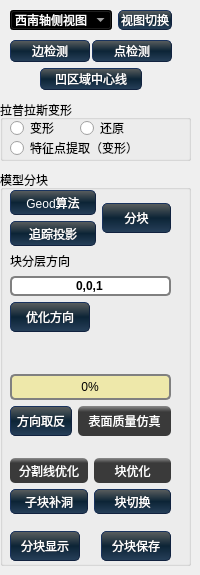
        <widget class="QWidget" name="tabslice">
         <attribute name="title">
          <string>分块</string>
         </attribute>
         <widget class="QGroupBox" name="Lapliacian">
          <property name="geometry">
           <rect>
            <x>0</x>
            <y>100</y>
            <width>191</width>
            <height>61</height>
           </rect>
          </property>
          <property name="title">
           <string>拉普拉斯变形</string>
          </property>
          <widget class="QRadioButton" name="LapdeformFeature">
           <property name="geometry">
            <rect>
             <x>10</x>
             <y>40</y>
             <width>121</width>
             <height>16</height>
            </rect>
           </property>
           <property name="text">
            <string>特征点提取（变形）</string>
           </property>
          </widget>
          <widget class="QRadioButton" name="Lapdeform">
           <property name="geometry">
            <rect>
             <x>10</x>
             <y>20</y>
             <width>89</width>
             <height>16</height>
            </rect>
           </property>
           <property name="text">
            <string>变形</string>
           </property>
          </widget>
          <widget class="QRadioButton" name="Lapdeformback">
           <property name="geometry">
            <rect>
             <x>80</x>
             <y>20</y>
             <width>89</width>
             <height>16</height>
            </rect>
           </property>
           <property name="text">
            <string>还原</string>
           </property>
          </widget>
         </widget>
         <widget class="QGroupBox" name="groupBox">
          <property name="geometry">
           <rect>
            <x>0</x>
            <y>170</y>
            <width>191</width>
            <height>396</height>
           </rect>
          </property>
          <property name="title">
           <string>模型分块</string>
          </property>
          <widget class="QWidget" name="layoutWidget">
           <property name="geometry">
            <rect>
             <x>10</x>
             <y>360</y>
             <width>161</width>
             <height>32</height>
            </rect>
           </property>
           <layout class="QHBoxLayout" name="horizontalLayout_26">
            <item>
             <widget class="QPushButton" name="m_Showblock">
              <property name="minimumSize">
               <size>
                <width>70</width>
                <height>30</height>
               </size>
              </property>
              <property name="styleSheet">
               <string notr="true">QPushButton{ background: qlineargradient(x1: 0, y1: 0, x2: 0, y2: 1,stop: 0 #5B5F5F, stop: 0.5 #0C2436, stop: 1.0 #27405A);  
color: white;
border-style: outset;  
border-width: 1px;  
border-radius: 5px;  
border-color: #11223F;  
padding: 1px;  }
QPushButton:hover{background: qlineargradient(x1: 0, y1: 0, x2: 0, y2: 1,stop: 0 #758385, stop: 0.5 #122C39, stop: 1.0 #0E7788);  border-color: #11505C; } 
QPushButton:pressed{background: qlineargradient(x1: 0, y1: 0, x2: 0, y2: 1,  stop: 0 #969B9C, stop: 0.5 #16354B, stop: 1.0 #244F76);  border-color: #11505C;  }</string>
              </property>
              <property name="text">
               <string>分块显示</string>
              </property>
             </widget>
            </item>
            <item>
             <spacer name="horizontalSpacer_47">
              <property name="orientation">
               <enum>Qt::Horizontal</enum>
              </property>
              <property name="sizeHint" stdset="0">
               <size>
                <width>40</width>
                <height>20</height>
               </size>
              </property>
             </spacer>
            </item>
            <item>
             <widget class="QPushButton" name="m_SaveBlock">
              <property name="minimumSize">
               <size>
                <width>70</width>
                <height>30</height>
               </size>
              </property>
              <property name="styleSheet">
               <string notr="true">QPushButton{ background: qlineargradient(x1: 0, y1: 0, x2: 0, y2: 1,stop: 0 #5B5F5F, stop: 0.5 #0C2436, stop: 1.0 #27405A);  
color: white;
border-style: outset;  
border-width: 1px;  
border-radius: 5px;  
border-color: #11223F;  
padding: 1px;  }
QPushButton:hover{background: qlineargradient(x1: 0, y1: 0, x2: 0, y2: 1,stop: 0 #758385, stop: 0.5 #122C39, stop: 1.0 #0E7788);  border-color: #11505C; } 
QPushButton:pressed{background: qlineargradient(x1: 0, y1: 0, x2: 0, y2: 1,  stop: 0 #969B9C, stop: 0.5 #16354B, stop: 1.0 #244F76);  border-color: #11505C;  }</string>
              </property>
              <property name="text">
               <string>分块保存</string>
              </property>
             </widget>
            </item>
           </layout>
          </widget>
          <widget class="QWidget" name="layoutWidget">
           <property name="geometry">
            <rect>
             <x>10</x>
             <y>20</y>
             <width>161</width>
             <height>324</height>
            </rect>
           </property>
           <layout class="QVBoxLayout" name="verticalLayout_16">
            <item>
             <layout class="QHBoxLayout" name="horizontalLayout_23" stretch="5,4">
              <item>
               <layout class="QVBoxLayout" name="verticalLayout_3" stretch="1,3">
                <item>
                 <widget class="QPushButton" name="m_CutLine">
                  <property name="sizePolicy">
                   <sizepolicy hsizetype="Minimum" vsizetype="Fixed">
                    <horstretch>0</horstretch>
                    <verstretch>0</verstretch>
                   </sizepolicy>
                  </property>
                  <property name="minimumSize">
                   <size>
                    <width>40</width>
                    <height>25</height>
                   </size>
                  </property>
                  <property name="styleSheet">
                   <string notr="true">QPushButton{ background: qlineargradient(x1: 0, y1: 0, x2: 0, y2: 1,stop: 0 #5B5F5F, stop: 0.5 #0C2436, stop: 1.0 #27405A);  
color: white;
border-style: outset;  
border-width: 1px;  
border-radius: 5px;  
border-color: #11223F;  
padding: 1px;  }
QPushButton:hover{background: qlineargradient(x1: 0, y1: 0, x2: 0, y2: 1,stop: 0 #758385, stop: 0.5 #122C39, stop: 1.0 #0E7788);  border-color: #11505C; } 
QPushButton:pressed{background: qlineargradient(x1: 0, y1: 0, x2: 0, y2: 1,  stop: 0 #969B9C, stop: 0.5 #16354B, stop: 1.0 #244F76);  border-color: #11505C;  }</string>
                  </property>
                  <property name="text">
                   <string>Geod算法</string>
                  </property>
                 </widget>
                </item>
                <item>
                 <widget class="QPushButton" name="m_CutLineTrace">
                  <property name="minimumSize">
                   <size>
                    <width>40</width>
                    <height>25</height>
                   </size>
                  </property>
                  <property name="styleSheet">
                   <string notr="true">QPushButton{ background: qlineargradient(x1: 0, y1: 0, x2: 0, y2: 1,stop: 0 #5B5F5F, stop: 0.5 #0C2436, stop: 1.0 #27405A);  
color: white;
border-style: outset;  
border-width: 1px;  
border-radius: 5px;  
border-color: #11223F;  
padding: 1px;  }
QPushButton:hover{background: qlineargradient(x1: 0, y1: 0, x2: 0, y2: 1,stop: 0 #758385, stop: 0.5 #122C39, stop: 1.0 #0E7788);  border-color: #11505C; } 
QPushButton:pressed{background: qlineargradient(x1: 0, y1: 0, x2: 0, y2: 1,  stop: 0 #969B9C, stop: 0.5 #16354B, stop: 1.0 #244F76);  border-color: #11505C;  }</string>
                  </property>
                  <property name="text">
                   <string>追踪投影</string>
                  </property>
                 </widget>
                </item>
               </layout>
              </item>
              <item>
               <widget class="QPushButton" name="m_Block">
                <property name="minimumSize">
                 <size>
                  <width>60</width>
                  <height>30</height>
                 </size>
                </property>
                <property name="styleSheet">
                 <string notr="true">QPushButton{ background: qlineargradient(x1: 0, y1: 0, x2: 0, y2: 1,stop: 0 #5B5F5F, stop: 0.5 #0C2436, stop: 1.0 #27405A);  
color: white;
border-style: outset;  
border-width: 1px;  
border-radius: 5px;  
border-color: #11223F;  
padding: 1px;  }
QPushButton:hover{background: qlineargradient(x1: 0, y1: 0, x2: 0, y2: 1,stop: 0 #758385, stop: 0.5 #122C39, stop: 1.0 #0E7788);  border-color: #11505C; } 
QPushButton:pressed{background: qlineargradient(x1: 0, y1: 0, x2: 0, y2: 1,  stop: 0 #969B9C, stop: 0.5 #16354B, stop: 1.0 #244F76);  border-color: #11505C;  }</string>
                </property>
                <property name="text">
                 <string>分块</string>
                </property>
               </widget>
              </item>
             </layout>
            </item>
            <item>
             <layout class="QVBoxLayout" name="verticalLayout_15">
              <item>
               <widget class="QLabel" name="label_2">
                <property name="text">
                 <string>块分层方向</string>
                </property>
               </widget>
              </item>
              <item>
               <widget class="QLineEdit" name="sliceEdit">
                <property name="styleSheet">
                 <string notr="true">border: 2px solid grey;
border-radius: 5px;
 font-weight: bold;  </string>
                </property>
                <property name="text">
                 <string>0,0,1</string>
                </property>
                <property name="alignment">
                 <set>Qt::AlignCenter</set>
                </property>
               </widget>
              </item>
             </layout>
            </item>
            <item>
             <layout class="QVBoxLayout" name="verticalLayout_4">
              <item>
               <widget class="QPushButton" name="ButtonAutoDir">
                <property name="minimumSize">
                 <size>
                  <width>80</width>
                  <height>30</height>
                 </size>
                </property>
                <property name="maximumSize">
                 <size>
                  <width>80</width>
                  <height>30</height>
                 </size>
                </property>
                <property name="styleSheet">
                 <string notr="true">QPushButton{ background: qlineargradient(x1: 0, y1: 0, x2: 0, y2: 1,stop: 0 #5B5F5F, stop: 0.5 #0C2436, stop: 1.0 #27405A);  
color: white;
border-style: outset;  
border-width: 1px;  
border-radius: 5px;  
border-color: #11223F;  
padding: 1px;  }
QPushButton:hover{background: qlineargradient(x1: 0, y1: 0, x2: 0, y2: 1,stop: 0 #758385, stop: 0.5 #122C39, stop: 1.0 #0E7788);  border-color: #11505C; } 
QPushButton:pressed{background: qlineargradient(x1: 0, y1: 0, x2: 0, y2: 1,  stop: 0 #969B9C, stop: 0.5 #16354B, stop: 1.0 #244F76);  border-color: #11505C;  }
</string>
                </property>
                <property name="text">
                 <string>优化方向</string>
                </property>
                <property name="checkable">
                 <bool>false</bool>
                </property>
               </widget>
              </item>
              <item>
               <widget class="QLabel" name="label_AutoDir">
                <property name="minimumSize">
                 <size>
                  <width>70</width>
                  <height>30</height>
                 </size>
                </property>
                <property name="maximumSize">
                 <size>
                  <width>70</width>
                  <height>30</height>
                 </size>
                </property>
                <property name="styleSheet">
                 <string notr="true"> font-weight: bold;  </string>
                </property>
                <property name="text">
                 <string/>
                </property>
               </widget>
              </item>
              <item>
               <widget class="QProgressBar" name="SliceProgressBar">
                <property name="styleSheet">
                 <string notr="true">QProgressBar {
    background-color:palegoldenrod;
  	border: 2px solid grey;
    border-radius: 5px;
}

QProgressBar::chunk {
	background-color: goldenrod;
}</string>
                </property>
                <property name="value">
                 <number>0</number>
                </property>
                <property name="alignment">
                 <set>Qt::AlignCenter</set>
                </property>
               </widget>
              </item>
             </layout>
            </item>
            <item>
             <layout class="QHBoxLayout" name="horizontalLayout_27" stretch="4,6">
              <item>
               <widget class="QPushButton" name="TackBack">
                <property name="minimumSize">
                 <size>
                  <width>50</width>
                  <height>30</height>
                 </size>
                </property>
                <property name="maximumSize">
                 <size>
                  <width>80</width>
                  <height>30</height>
                 </size>
                </property>
                <property name="styleSheet">
                 <string notr="true">QPushButton{ background: qlineargradient(x1: 0, y1: 0, x2: 0, y2: 1,stop: 0 #5B5F5F, stop: 0.5 #0C2436, stop: 1.0 #27405A);  
color: white;
border-style: outset;  
border-width: 1px;  
border-radius: 5px;  
border-color: #11223F;  
padding: 1px;  }
QPushButton:hover{background: qlineargradient(x1: 0, y1: 0, x2: 0, y2: 1,stop: 0 #758385, stop: 0.5 #122C39, stop: 1.0 #0E7788);  border-color: #11505C; } 
QPushButton:pressed{background: qlineargradient(x1: 0, y1: 0, x2: 0, y2: 1,  stop: 0 #969B9C, stop: 0.5 #16354B, stop: 1.0 #244F76);  border-color: #11505C;  }
</string>
                </property>
                <property name="text">
                 <string>方向取反</string>
                </property>
               </widget>
              </item>
              <item>
               <widget class="QPushButton" name="ButtonShowOpti">
                <property name="minimumSize">
                 <size>
                  <width>50</width>
                  <height>30</height>
                 </size>
                </property>
                <property name="maximumSize">
                 <size>
                  <width>100</width>
                  <height>30</height>
                 </size>
                </property>
                <property name="styleSheet">
                 <string notr="true">QPushButton{ background: qlineargradient(spread:pad, x1:1, y1:0.2, x2:1, y2:0, stop:0.00568182 rgba(58, 58, 58, 255), stop:1 rgba(140, 140, 140, 255));
color: white; 
border-radius: 5px;  
 }

QPushButton:hover{ 
border: 1px groove red;
border-style:solid;
} 

QPushButton:checked,QPushButton:pressed{;
background-color: qlineargradient(spread:pad, x1:1, y1:0.2, x2:1, y2:0, stop:0 rgba(236, 85, 10, 255), stop:1 rgba(71, 71, 71, 255));
border: 1px groove black;
 border-style: inset}


</string>
                </property>
                <property name="text">
                 <string>表面质量仿真</string>
                </property>
                <property name="checkable">
                 <bool>true</bool>
                </property>
                <property name="checked">
                 <bool>false</bool>
                </property>
               </widget>
              </item>
             </layout>
            </item>
            <item>
             <spacer name="verticalSpacer_4">
              <property name="orientation">
               <enum>Qt::Vertical</enum>
              </property>
              <property name="sizeHint" stdset="0">
               <size>
                <width>20</width>
                <height>40</height>
               </size>
              </property>
             </spacer>
            </item>
            <item>
             <layout class="QVBoxLayout" name="verticalLayout_14" stretch="6,4">
              <item>
               <layout class="QHBoxLayout" name="horizontalLayout_28">
                <item>
                 <widget class="QPushButton" name="m_CutLineDir">
                  <property name="minimumSize">
                   <size>
                    <width>40</width>
                    <height>25</height>
                   </size>
                  </property>
                  <property name="styleSheet">
                   <string notr="true">QPushButton{ background: qlineargradient(spread:pad, x1:1, y1:0.2, x2:1, y2:0, stop:0.00568182 rgba(58, 58, 58, 255), stop:1 rgba(140, 140, 140, 255));
color: white; 
border-radius: 5px;  
 }

QPushButton:hover{ 
border: 1px groove red;
border-style:solid;
} 

QPushButton:checked,QPushButton:pressed{;
background-color: qlineargradient(spread:pad, x1:1, y1:0.2, x2:1, y2:0, stop:0 rgba(236, 85, 10, 255), stop:1 rgba(71, 71, 71, 255));
border: 1px groove black;
 border-style: inset}</string>
                  </property>
                  <property name="text">
                   <string>分割线优化</string>
                  </property>
                 </widget>
                </item>
                <item>
                 <widget class="QPushButton" name="m_OneBlock">
                  <property name="minimumSize">
                   <size>
                    <width>60</width>
                    <height>25</height>
                   </size>
                  </property>
                  <property name="styleSheet">
                   <string notr="true">QPushButton{ background: qlineargradient(spread:pad, x1:1, y1:0.2, x2:1, y2:0, stop:0.00568182 rgba(58, 58, 58, 255), stop:1 rgba(140, 140, 140, 255));
color: white; 
border-radius: 5px;  
 }

QPushButton:hover{ 
border: 1px groove red;
border-style:solid;
} 

QPushButton:checked,QPushButton:pressed{;
background-color: qlineargradient(spread:pad, x1:1, y1:0.2, x2:1, y2:0, stop:0 rgba(236, 85, 10, 255), stop:1 rgba(71, 71, 71, 255));
border: 1px groove black;
 border-style: inset}</string>
                  </property>
                  <property name="text">
                   <string>块优化</string>
                  </property>
                 </widget>
                </item>
               </layout>
              </item>
              <item>
               <layout class="QHBoxLayout" name="horizontalLayout_29">
                <item>
                 <widget class="QPushButton" name="m_Endedge">
                  <property name="minimumSize">
                   <size>
                    <width>60</width>
                    <height>25</height>
                   </size>
                  </property>
                  <property name="styleSheet">
                   <string notr="true">QPushButton{ background: qlineargradient(x1: 0, y1: 0, x2: 0, y2: 1,stop: 0 #5B5F5F, stop: 0.5 #0C2436, stop: 1.0 #27405A);  
color: white;
border-style: outset;  
border-width: 1px;  
border-radius: 5px;  
border-color: #11223F;  
padding: 1px;  }
QPushButton:hover{background: qlineargradient(x1: 0, y1: 0, x2: 0, y2: 1,stop: 0 #758385, stop: 0.5 #122C39, stop: 1.0 #0E7788);  border-color: #11505C; } 
QPushButton:pressed{background: qlineargradient(x1: 0, y1: 0, x2: 0, y2: 1,  stop: 0 #969B9C, stop: 0.5 #16354B, stop: 1.0 #244F76);  border-color: #11505C;  }</string>
                  </property>
                  <property name="text">
                   <string>子块补洞</string>
                  </property>
                 </widget>
                </item>
                <item>
                 <widget class="QPushButton" name="m_Blockswich">
                  <property name="minimumSize">
                   <size>
                    <width>60</width>
                    <height>25</height>
                   </size>
                  </property>
                  <property name="styleSheet">
                   <string notr="true">QPushButton{ background: qlineargradient(x1: 0, y1: 0, x2: 0, y2: 1,stop: 0 #5B5F5F, stop: 0.5 #0C2436, stop: 1.0 #27405A);  
color: white;
border-style: outset;  
border-width: 1px;  
border-radius: 5px;  
border-color: #11223F;  
padding: 1px;  }
QPushButton:hover{background: qlineargradient(x1: 0, y1: 0, x2: 0, y2: 1,stop: 0 #758385, stop: 0.5 #122C39, stop: 1.0 #0E7788);  border-color: #11505C; } 
QPushButton:pressed{background: qlineargradient(x1: 0, y1: 0, x2: 0, y2: 1,  stop: 0 #969B9C, stop: 0.5 #16354B, stop: 1.0 #244F76);  border-color: #11505C;  }</string>
                  </property>
                  <property name="text">
                   <string>块切换</string>
                  </property>
                 </widget>
                </item>
               </layout>
              </item>
             </layout>
            </item>
           </layout>
          </widget>
         </widget>
         <widget class="QWidget" name="layoutWidget">
          <property name="geometry">
           <rect>
            <x>0</x>
            <y>40</y>
            <width>182</width>
            <height>52</height>
           </rect>
          </property>
          <layout class="QVBoxLayout" name="verticalLayout_5">
           <item>
            <layout class="QHBoxLayout" name="horizontalLayout_30" stretch="1,10,10,10,1">
             <property name="spacing">
              <number>0</number>
             </property>
             <property name="leftMargin">
              <number>10</number>
             </property>
             <property name="rightMargin">
              <number>10</number>
             </property>
             <item>
              <spacer name="horizontalSpacer_8">
               <property name="orientation">
                <enum>Qt::Horizontal</enum>
               </property>
               <property name="sizeHint" stdset="0">
                <size>
                 <width>40</width>
                 <height>20</height>
                </size>
               </property>
              </spacer>
             </item>
             <item>
              <widget class="QPushButton" name="DetectEdge">
               <property name="minimumSize">
                <size>
                 <width>80</width>
                 <height>20</height>
                </size>
               </property>
               <property name="styleSheet">
                <string notr="true">QPushButton{ background: qlineargradient(x1: 0, y1: 0, x2: 0, y2: 1,stop: 0 #5B5F5F, stop: 0.5 #0C2436, stop: 1.0 #27405A);  
color: white;
border-style: outset;  
border-width: 1px;  
border-radius: 5px;  
border-color: #11223F;  
padding: 1px;  }
QPushButton:hover{background: qlineargradient(x1: 0, y1: 0, x2: 0, y2: 1,stop: 0 #758385, stop: 0.5 #122C39, stop: 1.0 #0E7788);  border-color: #11505C; } 
QPushButton:pressed{background: qlineargradient(x1: 0, y1: 0, x2: 0, y2: 1,  stop: 0 #969B9C, stop: 0.5 #16354B, stop: 1.0 #244F76);  border-color: #11505C;  }</string>
               </property>
               <property name="text">
                <string>边检测</string>
               </property>
              </widget>
             </item>
             <item>
              <spacer name="horizontalSpacer_39">
               <property name="orientation">
                <enum>Qt::Horizontal</enum>
               </property>
               <property name="sizeHint" stdset="0">
                <size>
                 <width>40</width>
                 <height>20</height>
                </size>
               </property>
              </spacer>
             </item>
             <item>
              <widget class="QPushButton" name="DetectVetex">
               <property name="minimumSize">
                <size>
                 <width>80</width>
                 <height>20</height>
                </size>
               </property>
               <property name="styleSheet">
                <string notr="true">QPushButton{ background: qlineargradient(x1: 0, y1: 0, x2: 0, y2: 1,stop: 0 #5B5F5F, stop: 0.5 #0C2436, stop: 1.0 #27405A);  
color: white;
border-style: outset;  
border-width: 1px;  
border-radius: 5px;  
border-color: #11223F;  
padding: 1px;  }
QPushButton:hover{background: qlineargradient(x1: 0, y1: 0, x2: 0, y2: 1,stop: 0 #758385, stop: 0.5 #122C39, stop: 1.0 #0E7788);  border-color: #11505C; } 
QPushButton:pressed{background: qlineargradient(x1: 0, y1: 0, x2: 0, y2: 1,  stop: 0 #969B9C, stop: 0.5 #16354B, stop: 1.0 #244F76);  border-color: #11505C;  }</string>
               </property>
               <property name="text">
                <string>点检测</string>
               </property>
              </widget>
             </item>
             <item>
              <spacer name="horizontalSpacer_9">
               <property name="orientation">
                <enum>Qt::Horizontal</enum>
               </property>
               <property name="sizeHint" stdset="0">
                <size>
                 <width>40</width>
                 <height>20</height>
                </size>
               </property>
              </spacer>
             </item>
            </layout>
           </item>
           <item>
            <layout class="QHBoxLayout" name="horizontalLayout_9" stretch="1,5,1">
             <property name="spacing">
              <number>1</number>
             </property>
             <property name="leftMargin">
              <number>20</number>
             </property>
             <property name="rightMargin">
              <number>20</number>
             </property>
             <item>
              <spacer name="horizontalSpacer_45">
               <property name="orientation">
                <enum>Qt::Horizontal</enum>
               </property>
               <property name="sizeHint" stdset="0">
                <size>
                 <width>40</width>
                 <height>20</height>
                </size>
               </property>
              </spacer>
             </item>
             <item>
              <widget class="QPushButton" name="Skeletonizing">
               <property name="minimumSize">
                <size>
                 <width>90</width>
                 <height>20</height>
                </size>
               </property>
               <property name="styleSheet">
                <string notr="true">QPushButton{ background: qlineargradient(x1: 0, y1: 0, x2: 0, y2: 1,stop: 0 #5B5F5F, stop: 0.5 #0C2436, stop: 1.0 #27405A);  
color: white;
border-style: outset;  
border-width: 1px;  
border-radius: 5px;  
border-color: #11223F;  
padding: 1px;  }
QPushButton:hover{background: qlineargradient(x1: 0, y1: 0, x2: 0, y2: 1,stop: 0 #758385, stop: 0.5 #122C39, stop: 1.0 #0E7788);  border-color: #11505C; } 
QPushButton:pressed{background: qlineargradient(x1: 0, y1: 0, x2: 0, y2: 1,  stop: 0 #969B9C, stop: 0.5 #16354B, stop: 1.0 #244F76);  border-color: #11505C;  }</string>
               </property>
               <property name="text">
                <string>凹区域中心线</string>
               </property>
              </widget>
             </item>
             <item>
              <spacer name="horizontalSpacer_46">
               <property name="orientation">
                <enum>Qt::Horizontal</enum>
               </property>
               <property name="sizeHint" stdset="0">
                <size>
                 <width>40</width>
                 <height>20</height>
                </size>
               </property>
              </spacer>
             </item>
            </layout>
           </item>
          </layout>
         </widget>
         <widget class="QWidget" name="layoutWidget">
          <property name="geometry">
           <rect>
            <x>10</x>
            <y>10</y>
            <width>162</width>
            <height>20</height>
           </rect>
          </property>
          <layout class="QHBoxLayout" name="horizontalLayout_5">
           <property name="spacing">
            <number>6</number>
           </property>
           <item>
            <widget class="QComboBox" name="IsometricView">
             <property name="styleSheet">
              <string notr="true">background-color: qlineargradient(spread:pad, x1:0.5, y1:0, x2:0.5, y2:0.5, stop:0 rgba(0, 0, 0, 255), stop:1 rgba(93, 93, 93, 255));
color: rgb(255, 255, 255);
selection-background-color: qlineargradient(spread:pad, x1:0.5, y1:0, x2:0.5, y2:0.5, stop:0 rgba(0, 0, 0, 255), stop:1 rgba(93, 93, 93, 255));</string>
             </property>
             <item>
              <property name="text">
               <string>西南轴侧视图</string>
              </property>
             </item>
             <item>
              <property name="text">
               <string>东南轴侧视图</string>
              </property>
             </item>
             <item>
              <property name="text">
               <string>东北轴侧视图</string>
              </property>
             </item>
             <item>
              <property name="text">
               <string>西北轴侧视图</string>
              </property>
             </item>
            </widget>
           </item>
           <item>
            <widget class="QPushButton" name="pushButton_9">
             <property name="styleSheet">
              <string notr="true">QPushButton{ background: qlineargradient(x1: 0, y1: 0, x2: 0, y2: 1,stop: 0 #5B5F5F, stop: 0.5 #0C2436, stop: 1.0 #27405A);  
color: white;
border-style: outset;  
border-width: 1px;  
border-radius: 5px;  
border-color: #11223F;  
padding: 1px;  }
QPushButton:hover{background: qlineargradient(x1: 0, y1: 0, x2: 0, y2: 1,stop: 0 #758385, stop: 0.5 #122C39, stop: 1.0 #0E7788);  border-color: #11505C; } 
QPushButton:pressed{background: qlineargradient(x1: 0, y1: 0, x2: 0, y2: 1,  stop: 0 #969B9C, stop: 0.5 #16354B, stop: 1.0 #244F76);  border-color: #11505C;  }</string>
             </property>
             <property name="text">
              <string>视图切换</string>
             </property>
            </widget>
           </item>
          </layout>
         </widget>
        </widget>
